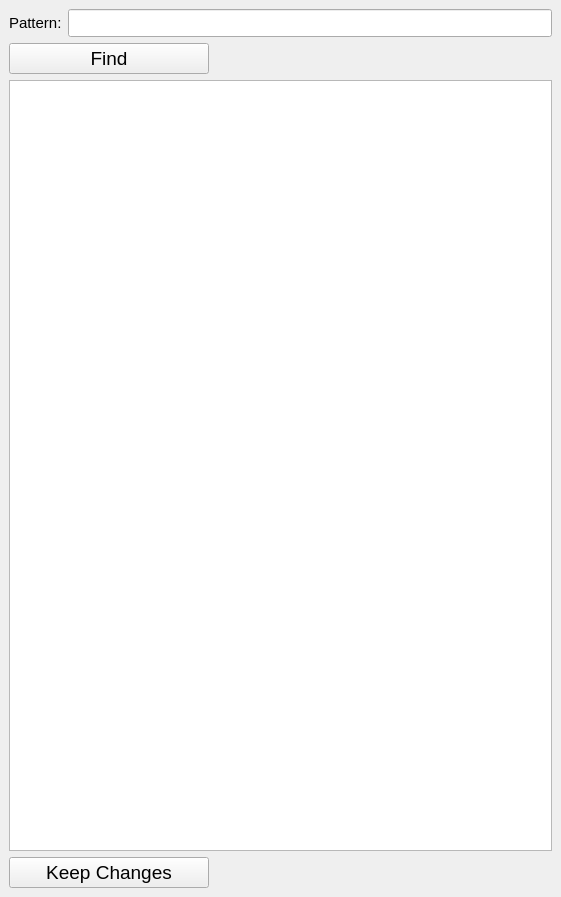
<?xml version="1.0" encoding="UTF-8"?>
<ui version="4.0">
 <class>MainWindow</class>
 <widget class="QMainWindow" name="MainWindow">
  <property name="geometry">
   <rect>
    <x>0</x>
    <y>0</y>
    <width>561</width>
    <height>897</height>
   </rect>
  </property>
  <property name="font">
   <font>
    <pointsize>13</pointsize>
   </font>
  </property>
  <property name="windowTitle">
   <string>MainWindow</string>
  </property>
  <widget class="QWidget" name="centralwidget">
   <layout class="QHBoxLayout" name="horizontalLayout">
    <item>
     <layout class="QVBoxLayout" name="verticalLayout">
      <item>
       <layout class="QHBoxLayout" name="horizontalLayout_2">
        <item>
         <widget class="QLabel" name="label">
          <property name="font">
           <font>
            <pointsize>11</pointsize>
           </font>
          </property>
          <property name="text">
           <string>Pattern:</string>
          </property>
         </widget>
        </item>
        <item>
         <widget class="QLineEdit" name="lineEdit"/>
        </item>
       </layout>
      </item>
      <item>
       <widget class="QPushButton" name="pushButton">
        <property name="maximumSize">
         <size>
          <width>200</width>
          <height>100</height>
         </size>
        </property>
        <property name="font">
         <font>
          <pointsize>14</pointsize>
          <weight>50</weight>
          <bold>false</bold>
         </font>
        </property>
        <property name="text">
         <string>Find</string>
        </property>
       </widget>
      </item>
      <item>
       <widget class="QTextEdit" name="textEdit"/>
      </item>
      <item>
       <widget class="QPushButton" name="pushButton_2">
        <property name="maximumSize">
         <size>
          <width>200</width>
          <height>100</height>
         </size>
        </property>
        <property name="font">
         <font>
          <pointsize>14</pointsize>
          <weight>50</weight>
          <bold>false</bold>
         </font>
        </property>
        <property name="text">
         <string>Keep Changes</string>
        </property>
       </widget>
      </item>
     </layout>
    </item>
   </layout>
  </widget>
  <action name="actionUpdate">
   <property name="text">
    <string>Update</string>
   </property>
  </action>
  <action name="actionOpen">
   <property name="text">
    <string>Open</string>
   </property>
  </action>
  <action name="actionSave">
   <property name="text">
    <string>Save</string>
   </property>
  </action>
  <action name="actionClose">
   <property name="text">
    <string>Close</string>
   </property>
  </action>
  <action name="actionRun_Script">
   <property name="text">
    <string>Run Script</string>
   </property>
  </action>
  <action name="actionUpdate_Image_Scripter_2">
   <property name="text">
    <string>Update Image Scripter 2</string>
   </property>
  </action>
  <action name="actionSave_As">
   <property name="text">
    <string>Save As</string>
   </property>
  </action>
 </widget>
 <resources/>
 <connections/>
</ui>
